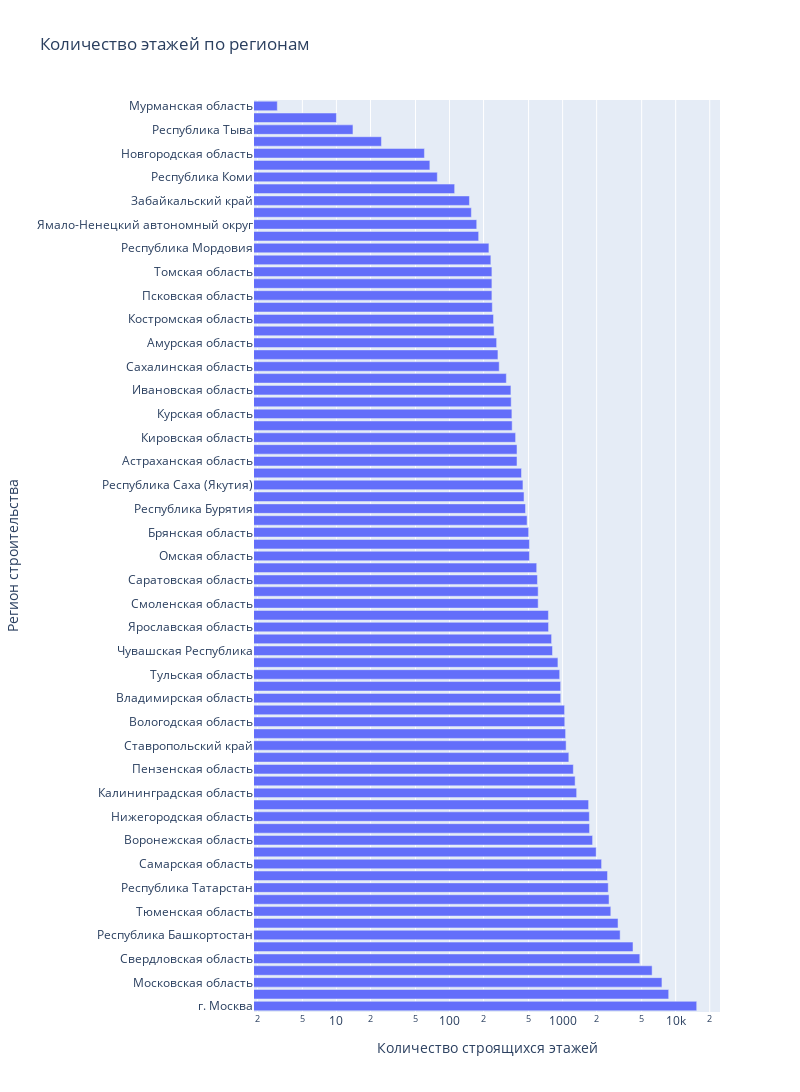

The cell this chart's notebook holds for it:
### Code cell
fig = px.bar(data_floor_sum, y='Регион строительства', x='sum',log_x=True, title='Количество этажей по регионам', labels={'sum': 'Количество строящихся этажей'}, width=800, height=1600)
fig.show()

### Figure 1 — Plotly figure (JSON) as saved in the notebook; plotly's stock layout.template omitted (floating-point values rounded to 4 significant figures)
{"data": [{"alignmentgroup": "True", "hovertemplate": "Количество строящихся этажей=%{x}<br>Регион строительства=%{y}<extra></extra>", "legendgroup": "", "marker": {"color": "#636efa", "pattern": {"shape": ""}}, "name": "", "offsetgroup": "", "orientation": "h", "showlegend": false, "textposition": "auto", "type": "bar", "x": [15335, 8669, 7556, 6187, 4815, 4191, 3226, 3091, 2668, 2574, 2532, 2495, 2211, 1981, 1841, 1731, 1723, 1698, 1331, 1290, 1244, 1135, 1074, 1063, 1045, 1041, 962, 961, 942, 909, 814, 799, 751, 749, 608, 608, 599, 590, 509, 509, 501, 485, 470, 456, 446, 433, 395, 395, 384, 358, 356, 351, 349, 318, 275, 268, 261, 248, 245, 239, 237, 237, 237, 232, 223, 181, 174, 156, 150, 111, 78, 67, 60, 25, 14, 10, 3], "xaxis": "x", "y": ["г. Москва", "Краснодарский край", "Московская область", "г. Санкт-Петербург", "Свердловская область", "Новосибирская область", "Республика Башкортостан", "Ростовская область", "Тюменская область", "Ленинградская область", "Республика Татарстан", "Приморский край", "Самарская область", "Красноярский край", "Воронежская область", "Удмуртская Республика", "Нижегородская область", "Пермский край", "Калининградская область", "Иркутская область", "Пензенская область", "Челябинская область", "Ставропольский край", "Рязанская область", "Вологодская область", "Алтайский край", "Владимирская область", "Волгоградская область", "Тульская область", "Хабаровский край", "Чувашская Республика", "Кемеровская область", "Ярославская область", "Ульяновская область", "Смоленская область", "Тверская область", "Саратовская область", "Архангельская область", "Омская область", "Оренбургская область", "Брянская область", "Калужская область", "Республика Бурятия", "Ханты-Мансийский автономный округ — Югра", "Республика Саха (Якутия)", "Республика Марий Эл", "Астраханская область", "Орловская область", "Кировская область", "Липецкая область", "Курская область", "Тамбовская область", "Ивановская область", "Белгородская область", "Сахалинская область", "Республика Карелия", "Амурская область", "Республика Северная Осетия — Алания", "Костромская область", "Курганская область", "Псковская область", "Республика Хакасия", "Томская область", "Республика Адыгея", "Республика Мордовия", "г. Севастополь", "Ямало-Ненецкий автономный округ", "Республика Дагестан", "Забайкальский край", "Кабардино-Балкарская Республика", "Республика Коми", "Республика Калмыкия", "Новгородская область", "Республика Алтай (Горный Алтай)", "Республика Тыва", "Магаданская область", "Мурманская область"], "yaxis": "y"}], "layout": {"barmode": "relative", "height": 1600, "legend": {"tracegroupgap": 0}, "title": {"text": "Количество этажей по регионам"}, "width": 800, "xaxis": {"anchor": "y", "domain": [0, 1], "title": {"text": "Количество строящихся этажей"}, "type": "log"}, "yaxis": {"anchor": "x", "domain": [0, 1], "title": {"text": "Регион строительства"}}}}
